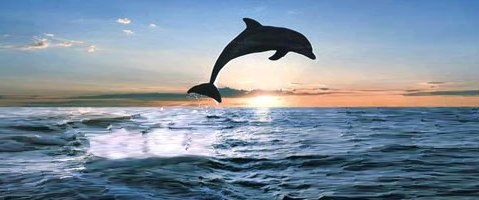
#> input picture dolphinstretch2.png, 479 x 200 px
$ python SeamDrawing.py   (older library calls are emulated)
#> lines starting #> are read from the running program, lines starting #| are printed output that depends on the picture
### energy_function_8C.py
import scipy.misc
import numpy as np
import warnings

def cal_energy(image_path):
#> called with image_path = 'dolphinstretch2.png'
    warnings.simplefilter("ignore",RuntimeWarning)

    img = scipy.misc.imread(image_path,flatten=False,mode='RGB')
#> img is the input picture: shape (200, 479, 3); mean R, G, B 126.4, 143, 158.3
    rows,cols = img.shape[0:2]
#> rows = 200; cols = 479

    energy_img = np.ndarray(shape=(rows,cols))

    for r in range(0,rows):
        for c in range(0,cols):

            if (c == 0 and r == 0):
                p1 = abs(img[r,c+1][0] - img[r,c][0]) + abs(img[r,c+1][1] - img[r,c][1]) + abs(img[r,c+1][2] - img[r,c][2])
                p2 = abs(img[r+1,c][0] - img[r,c][0]) + abs(img[r+1,c][1] - img[r,c][1]) + abs(img[r+1,c][2] - img[r+1,c][2])
                p3 = abs(img[r+1,c+1][0] - img[r,c][0]) + abs(img[r+1,c+1][1] - img[r,c][1]) + abs(img[r+1,c+1][2] - img[r+1,c+1][2])
                energy_img[r,c] = p1 + p2 + p3 / 3
            elif (c == cols - 1 and r == 0):
                p1 = abs(img[r,c-1][0] - img[r,c][0]) + abs(img[r,c-1][1] - img[r,c][1]) + abs(img[r,c-1][2] - img[r,c][2])
                p2 = abs(img[r-1,c][0] - img[r,c][0]) + abs(img[r-1,c][1] - img[r,c][1]) + abs(img[r-1,c][2] - abs(img[r,c][2]))
                p3 = abs(img[r+1,c-1][0] - img[r,c][0]) + abs(img[r+1,c-1][1] - img[r,c][1]) + abs(img[r+1,c-1][2] - img[r,c][2])
                energy_img[r,c] = p1 + p2 + p3 / 3
            elif (c == 0 and r == rows - 1):
                p1 = abs(img[r-1,c][0] - img[r,c][0]) + abs(img[r-1,c][1] - img[r,c][1]) + abs(img[r-1,c][2] - img[r,c][2])
                p2 = abs(img[r,c+1][0] - img[r,c][0]) + abs(img[r,c+1][1] - img[r,c][1]) + abs(img[r,c+1][2] - img[r,c][2])
                p3 = abs(img[r-1,c+1][0] - img[r,c][0]) + abs(img[r-1,c+1][1] - img[r,c][1]) + abs(img[r-1,c+1][2] - img[r,c][2])
                energy_img[r,c] = p1 + p2 + p3 / 3
            elif (c == cols - 1 and r == rows - 1):
                p1 = abs(img[r-1,c-1][0] - img[r,c][0]) + abs(img[r-1,c-1][1] - img[r,c][1]) + abs(img[r-1,c-1][2] - img[r,c][2])
                p2 = abs(img[r-1,c][0] - img[r,c][0]) + abs(img[r-1,c][1] - img[r,c][1]) + abs(img[r-1,c][2] - img[r,c][2])
                p3 = abs(img[r,c-1][0] - img[r,c][0]) + abs(img[r,c-1][1] - img[r,c][1]) + abs(img[r,c-1][2] - img[r,c][2])
                energy_img[r,c] = p1 + p2 + p3 / 3
            elif c == 0:
                for i in range(r-1,r+2):
                    for j in range(c,c+2):
                        for rgb in range(0,3):
                            if i!=r and j!=c:
                                energy_img[r,c] += abs(img[i,j][rgb] - img[r,c][rgb])
                energy_img[r,c] /= 5
            elif c == cols - 1:
                for i in range(r-1,r+2):
                    for j in range(c-1,c+1):
                        for rgb in range(0,3):
                            if i!=r and j!=c:
                                energy_img[r,c] += abs(img[i,j][rgb] - img[r,c][rgb])
                energy_img[r,c] /= 5
            elif r == 0:
                for i in range(r,r+2):
                    for j in range(c-1,c+2):
                        for rgb in range(0,3):
                            if i!=r and j!=c:
                                energy_img[r,c] += abs(img[i,j][rgb] - img[r,c][rgb])
                energy_img[r,c] /= 5
            elif r == rows - 1:
                for i in range(r-1,r+1):
                    for j in range(c-1,c+2):
                        for rgb in range(0,3):
                            if i!=r and j!=c:
                                energy_img[r,c] += abs(img[i,j][rgb] - img[r,c][rgb])
                energy_img[r,c] /= 5
            else:
                for i in range(r-1,r+2):
                    for j in range(c-1,c+2):
                        for rgb in range(0,3):
                            if i!=r and j!=c:
                                energy_img[r,c] += abs(img[i,j][rgb] - img[r,c][rgb])
                energy_img[r,c] /= 8
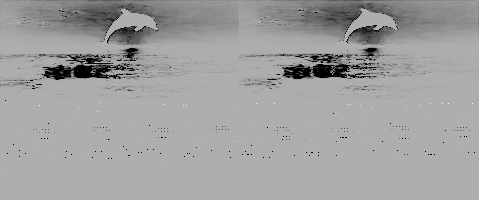
#> energy_img: shape (200, 479) float64; 1.42% of the values are NaN or infinite; the others: min -2.25e+307, max 1.04e+307, mean -inf; drawn with min black, max white, NaN and infinite black

    return energy_img

### SeamDrawing.py
import numpy as np
import operator
import energy_function_8C as ef
import cv2

def seam_drawing(e):
    m = np.copy(e)
    row_val, col_val = e.shape
#> row_val = 200; col_val = 479

    upper_index = np.zeros((row_val, col_val), dtype=int)
    for i in range(1, row_val):
        for j in range(col_val):
            if j == 0:
                flag = 1
                t = (m[i - 1][j], m[i - 1][j + 1])
            elif j == col_val - 1:
                flag = 2
                t = (m[i - 1][j - 1], m[i - 1][j])
            else:
                flag = 3
                t = (m[i - 1][j - 1], m[i - 1][j], m[i - 1][j + 1])

            min_index, min_val = min(enumerate(t), key=operator.itemgetter(1))
            m[i][j] = e[i][j] + min_val
            if flag == 1:
                upper_index[i][j] = min_index
            elif flag == 2 or flag == 3:
                upper_index[i][j] = min_index - 1
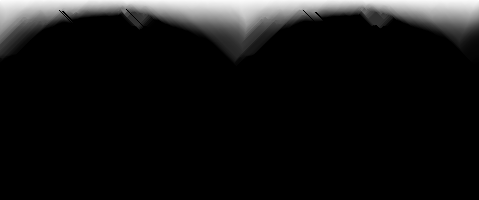
#> m: shape (200, 479) float64; 83.96% of the values are NaN or infinite; the others: min -1.8e+308, max 156.3, mean -inf; drawn with min black, max white, NaN and infinite black
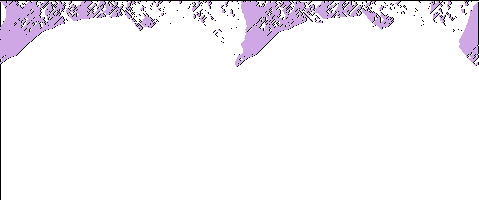
#> upper_index: shape (200, 479) int64; 3 distinct labels, from -1 to 1; one colour per label, 0 black, -1 white

    # Backtracking the solution
    min_col_index = min(enumerate(m[row_val - 1]), key=operator.itemgetter(1))[0]
#> min_col_index = 0

    row, col = row_val - 1, min_col_index
#> row = 199; col = 0
    seam = [(row, col)]
#> seam = [(199, 0)]
    while row != 0:
        row, col = seam[-1][0], seam[-1][1]
        seam.append((row - 1, col + upper_index[row][col]))
        row -= 1
#> this loop made 199 passes
#> row on passes 1 to 3: 198, 197, 196
#> after the loop, seam = 200 pairs, first value 0 to 199, second value 0 to 47

    # print seam
    img = cv2.imread("dolphinstretch2.png")
    for i in seam:
        img[i[0], i[1]] = [0, 255, 0]
#> this loop made 200 passes
#> i on passes 1 to 3: (199, 0), (198, 0), (197, 0)
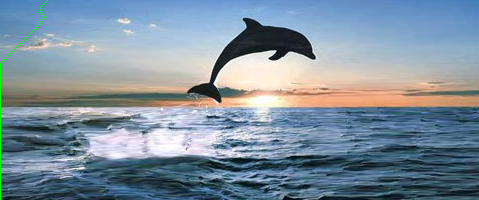
#> img: shape (200, 479, 3); mean B, G, R 158, 143.3, 126.2

    cv2.imwrite("dolphin2_n.jpg", img)

def main():
    # row_val = 5
    # col_val = 5
    # e = np.random.randint(1, 100, size=(row_val, col_val))
    img = "dolphinstretch2.png"
    e = ef.cal_energy(img)
    seam_drawing(e)


if __name__ == '__main__':
    main()
